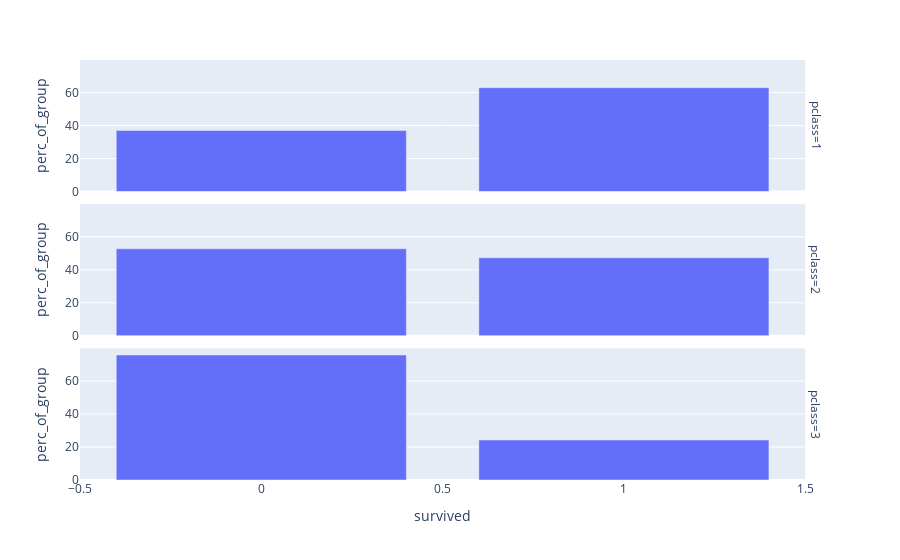

Here is the notebook cell this chart was saved with:
### Markdown cell above
## But we can do better of course if look at the data and see what else predicts survival or not<br>Let's see what the effect of passenger class is

### Code cell
group_pclass = df.groupby(['pclass', 'survived'], as_index=False)['alive'].count()
group_pclass['perc_of_group'] = group_pclass['alive'] / group_pclass.groupby('pclass')['alive'].transform('sum') * 100.

px.bar(group_pclass, 'survived', 'perc_of_group', facet_row='pclass')

### Figure 1 — Plotly figure (JSON) as saved in the notebook; plotly's stock layout.template omitted (floating-point values rounded to 4 significant figures)
{"data": [{"alignmentgroup": "True", "hovertemplate": "pclass=1<br>survived=%{x}<br>perc_of_group=%{y}<extra></extra>", "legendgroup": "", "marker": {"color": "#636efa"}, "name": "", "offsetgroup": "", "orientation": "v", "showlegend": false, "textposition": "auto", "type": "bar", "x": [0, 1], "xaxis": "x3", "y": [37.04, 62.96], "yaxis": "y3"}, {"alignmentgroup": "True", "hovertemplate": "pclass=2<br>survived=%{x}<br>perc_of_group=%{y}<extra></extra>", "legendgroup": "", "marker": {"color": "#636efa"}, "name": "", "offsetgroup": "", "orientation": "v", "showlegend": false, "textposition": "auto", "type": "bar", "x": [0, 1], "xaxis": "x2", "y": [52.72, 47.28], "yaxis": "y2"}, {"alignmentgroup": "True", "hovertemplate": "pclass=3<br>survived=%{x}<br>perc_of_group=%{y}<extra></extra>", "legendgroup": "", "marker": {"color": "#636efa"}, "name": "", "offsetgroup": "", "orientation": "v", "showlegend": false, "textposition": "auto", "type": "bar", "x": [0, 1], "xaxis": "x", "y": [75.76, 24.24], "yaxis": "y"}], "layout": {"annotations": [{"font": {}, "showarrow": false, "text": "pclass=3", "textangle": 90, "x": 0.98, "xanchor": "left", "xref": "paper", "y": 0.1567, "yanchor": "middle", "yref": "paper"}, {"font": {}, "showarrow": false, "text": "pclass=2", "textangle": 90, "x": 0.98, "xanchor": "left", "xref": "paper", "y": 0.5, "yanchor": "middle", "yref": "paper"}, {"font": {}, "showarrow": false, "text": "pclass=1", "textangle": 90, "x": 0.98, "xanchor": "left", "xref": "paper", "y": 0.8433, "yanchor": "middle", "yref": "paper"}], "barmode": "relative", "legend": {"tracegroupgap": 0}, "margin": {"t": 60}, "xaxis": {"anchor": "y", "domain": [0, 0.98], "title": {"text": "survived"}}, "xaxis2": {"anchor": "y2", "domain": [0, 0.98], "matches": "x", "showticklabels": false}, "xaxis3": {"anchor": "y3", "domain": [0, 0.98], "matches": "x", "showticklabels": false}, "yaxis": {"anchor": "x", "domain": [0, 0.3133], "title": {"text": "perc_of_group"}}, "yaxis2": {"anchor": "x2", "domain": [0.3433, 0.6567], "matches": "y", "title": {"text": "perc_of_group"}}, "yaxis3": {"anchor": "x3", "domain": [0.6867, 1.0], "matches": "y", "title": {"text": "perc_of_group"}}}}
